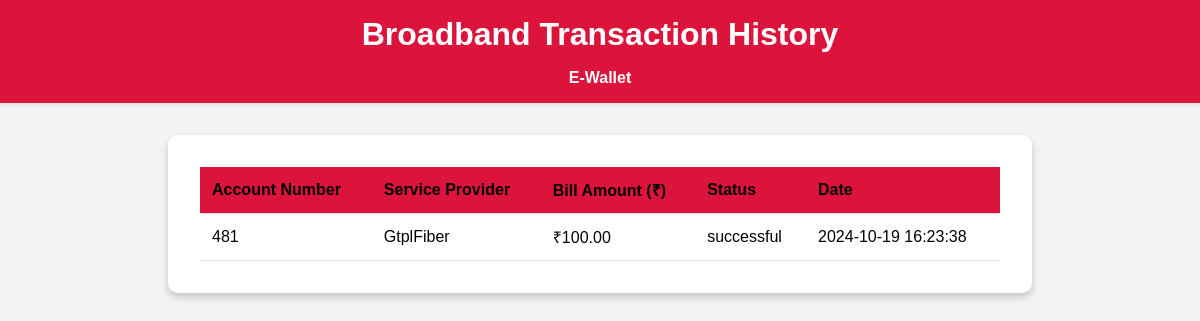
The page /superfin/e-wallet/broadbandhistory.php (signed in) on the database its author committed.
### tables this page shows
CREATE TABLE `broadband_payments` (
  `id` int(11) NOT NULL,
  `user_id` int(11) NOT NULL,
  `account_number` int(50) NOT NULL,
  `service_provider` varchar(50) NOT NULL,
  `bill_amount` decimal(10,2) NOT NULL,
  `status` enum('pending','successful','failed') DEFAULT 'successful',
  `created_at` timestamp NOT NULL DEFAULT current_timestamp()
);

### superfin/e-wallet/broadbandhistory.php (the view, shortened to what this page needs)
<?php
require("../conn/conn.php");
$user_id = $_SESSION['user_id'];
?>
<!DOCTYPE html>
<html lang="en">
<head>
    <link rel="stylesheet" href="styles9.css">
</head>
<body>
    <header class="header">
        <h1>Broadband Transaction History</h1>
        <nav style="margin-top: 1rem;">
            <a href="index.php">E-Wallet</a>
        </nav>
    </header>
    <main class="history-container">
        <table>
            <thead>
                <tr>
                    <th>Account Number</th>
                    <th>Service Provider</th>
                    <th>Bill Amount (₹)</th>
                    <th>Status</th>
                    <th>Date</th>
                </tr>
            </thead>
            <tbody id="transactionTableBody">
                <?php
                $query = "SELECT * FROM broadband_payments WHERE user_id=$user_id";
                $result = mysqli_query($con, $query);
                if ($result->num_rows > 0) {
                    while ($row = $result->fetch_assoc()) {
                        echo "<tr>
                                <td>" . htmlspecialchars($row['account_number']) . "</td>
                                <td>" . htmlspecialchars($row['service_provider']) . "</td>
                                <td>₹" . htmlspecialchars($row['bill_amount']) . "</td>
                                <td>" . htmlspecialchars($row['status']) . "</td>
                                <td>" . htmlspecialchars($row['created_at']) . "</td>
                              </tr>";
                    }
                } else {
                    echo "<tr><td colspan='5' class='empty-state'>No transactions found.</td></tr>";
                }
                ?>
            </tbody>
        </table>
    </main>
</body>
</html>

### superfin/e-wallet/styles9.css (style rules this page uses)
body { margin: 0; font-family: Arial, sans-serif; background-color: #f4f4f4; }
.header { background-color: crimson; padding: 1rem; text-align: center; box-shadow: 0 2px 4px rgba(0, 0, 0, 0.1); }
nav a { margin: 0 10px; color: white; text-decoration: none; font-weight: bold; }
.header h1 { margin: 0; color: white; }
.history-container { max-width: 800px; margin: 2rem auto; padding: 2rem; background-color: #ffffff; border-radius: 10px; box-shadow: 0 4px 8px rgba(0, 0, 0, 0.2); }
table { width: 100%; border-collapse: collapse; }
thead { background-color: crimson; }
th, td { padding: 0.75rem; text-align: left; border-bottom: 1px solid #ddd; }
th { font-weight: bold; }

### rows shown on the page
broadband_payments: account_number "481", service_provider "GtplFiber", bill_amount "100.00", status "successful", created_at "2024-10-19 16:23:38"
